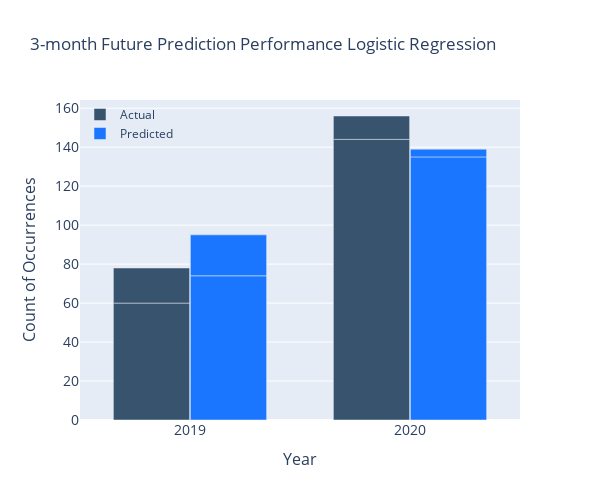

The notebook cell this image was saved under:
### Code cell
import plotly.express as px
import plotly.graph_objects as go

predicted_df = exclude_df
predicted_df['predicted'] = rounded_y_train_pred.tolist()
predicted_df['crisis'] = predicted_df['ipc'] > 2.5
predicted_df['crisis'] = predicted_df['crisis'].map(binary_classification)


b = predicted_df[['year', 'crisis']].value_counts()
e = predicted_df[['year', "predicted"]].value_counts()
c = b.to_frame(name='count')
e = e.to_frame(name='count').reset_index()
d = c.reset_index()

plot = go.Figure()
plot.add_trace(go.Bar(x=d["year"],
                y=d["count"],
                name='Actual',
                marker_color='rgb(55, 83, 109)',
                customdata=np.transpose([d['crisis'].tolist()]),
                hovertemplate="<br>".join([
                "Crisis?: %{customdata[0]}",
                "Count: %{y}"
        ])
                ))
plot.add_trace(go.Bar(x=d["year"],
                y=e["count"],
                name='Predicted',
                marker_color='rgb(26, 118, 255)',
                customdata=np.transpose([e['predicted'].tolist()]),
                hovertemplate="<br>".join([
                "Crisis?: %{customdata[0]}",
                "Count: %{y}"
        ])
                ))

plot.update_layout(
    title='3-month Future Prediction Performance Logistic Regression',
    width=600,
    height=500,
    yaxis=dict(
        title='Count of Occurrences',
        titlefont_size=16,
        tickfont_size=14,
    ),
    xaxis=dict(
        title='Year',
        titlefont_size=16,
        tickfont_size=14,
    ),
    legend=dict(
        x=0,
        y=1.0,
        bgcolor='rgba(255, 255, 255, 0)',
        bordercolor='rgba(255, 255, 255, 0)'
    ),
    barmode='group',
    bargap=0.3, # gap between bars of adjacent location coordinates.
    bargroupgap=0.01 # gap between bars of the same location coordinate.
)
plot.show()

### Figure 1 — Plotly figure (JSON) as saved in the notebook; plotly's stock layout.template omitted (floating-point values rounded to 4 significant figures)
{"data": [{"customdata": [[1], [1], [0], [0]], "hovertemplate": "Crisis?: %{customdata[0]}<br>Count: %{y}", "marker": {"color": "rgb(55, 83, 109)"}, "name": "Actual", "type": "bar", "x": [2020, 2019, 2019, 2020], "y": [144, 60, 18, 12]}, {"customdata": [[0], [0], [1], [1]], "hovertemplate": "Crisis?: %{customdata[0]}<br>Count: %{y}", "marker": {"color": "rgb(26, 118, 255)"}, "name": "Predicted", "type": "bar", "x": [2020, 2019, 2019, 2020], "y": [135, 74, 21, 4]}], "layout": {"bargap": 0.3, "bargroupgap": 0.01, "barmode": "group", "height": 500, "legend": {"bgcolor": "rgba(255, 255, 255, 0)", "bordercolor": "rgba(255, 255, 255, 0)", "x": 0, "y": 1}, "title": {"text": "3-month Future Prediction Performance Logistic Regression"}, "width": 600, "xaxis": {"tickfont": {"size": 14}, "title": {"font": {"size": 16}, "text": "Year"}}, "yaxis": {"tickfont": {"size": 14}, "title": {"font": {"size": 16}, "text": "Count of Occurrences"}}}}
